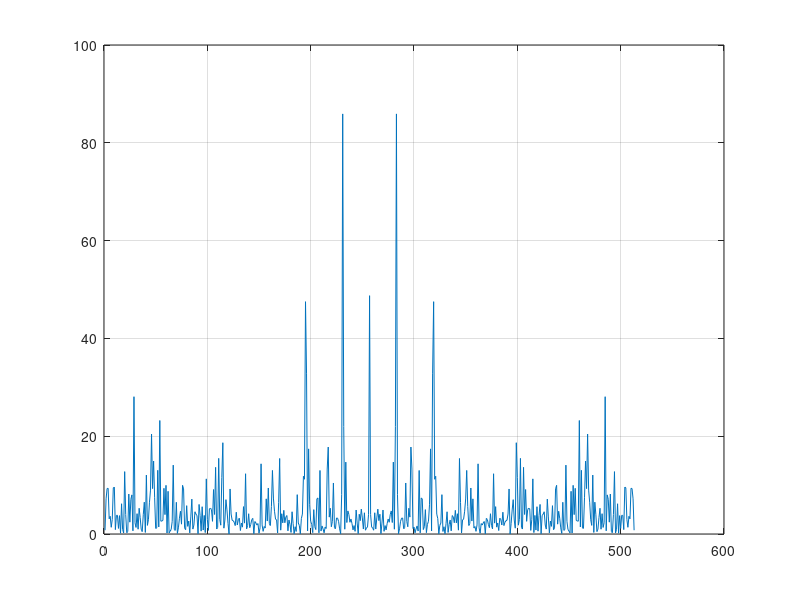

MATLAB code for this plot:
rand('state',0); 
t=0:0.001:0.512;
x=sin(2*pi*50*t)+sin(2*pi*120*t);
y=x+2*randn(size(t))+0.3;

Y=fft(y); 
Pyy=Y.*conj(Y)/512;
f=1000*(0:255)/512; 
plot(f,Pyy(1:256)),grid

Y=fftshift(Y); 
Pyy=Y.*conj(Y)/512; 
plot(Pyy),grid